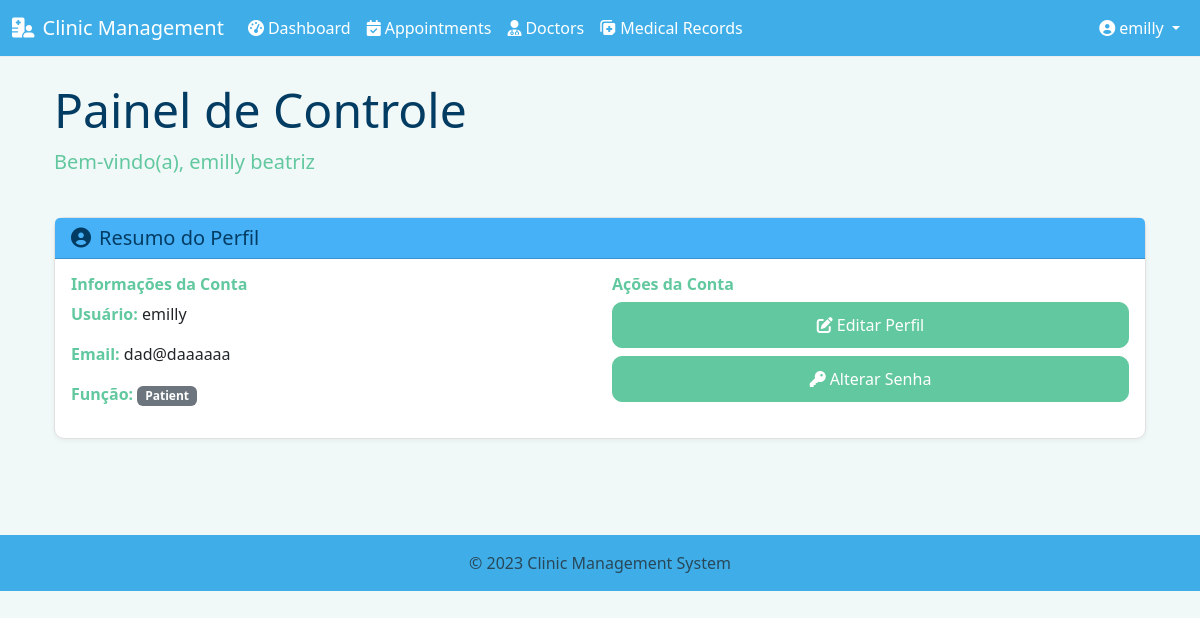
The page /auth/dashboard (signed in) on the database its author committed.
### models.py (models this page shows, shortened)
class User(UserMixin, db.Model):
    id = db.Column(db.Integer, primary_key=True)
    username = db.Column(db.String(64), unique=True, nullable=False)
    email = db.Column(db.String(120), unique=True, nullable=False)
    password_hash = db.Column(db.String(256), nullable=False)
    role = db.Column(db.Enum(UserRole), nullable=False)
    first_name = db.Column(db.String(50))
    last_name = db.Column(db.String(50))
    created_at = db.Column(db.DateTime, default=datetime.utcnow)
    updated_at = db.Column(db.DateTime, default=datetime.utcnow, onupdate=datetime.utcnow)
    doctor_profile = db.relationship('Doctor', backref='user', uselist=False, cascade='all, delete-orphan')
    patient_profile = db.relationship('Patient', backref='user', uselist=False, cascade='all, delete-orphan')

### routes/auth.py (the view)
@auth_bp.route('/dashboard')
@login_required
def dashboard():
    user_data = {
        'username': current_user.username,
        'email': current_user.email,
        'role': current_user.role.value,
        'first_name': current_user.first_name,
        'last_name': current_user.last_name
    }
    if current_user.role == UserRole.PATIENT and current_user.patient_profile:
        from routes.appointments import get_patient_appointments
        appointments = get_patient_appointments(current_user.patient_profile.id)
        return render_template('dashboard.html', user=user_data, appointments=appointments)
    elif current_user.role == UserRole.DOCTOR and current_user.doctor_profile:
        from routes.appointments import get_doctor_appointments
        appointments = get_doctor_appointments(current_user.doctor_profile.id)
        return render_template('dashboard.html', user=user_data, appointments=appointments)
    return render_template('dashboard.html', user=user_data)

### app.py (called while the page is built)
@login_manager.user_loader
def load_user(user_id):
    from models import User
    return User.query.get(int(user_id))

### routes/appointments.py (called while the page is built)
def get_patient_appointments(patient_id):
    return Appointment.query.filter_by(patient_id=patient_id).order_by(Appointment.appointment_date.desc(), Appointment.appointment_time.desc()).all()

### templates/dashboard.html (shortened to what this page needs)
{% extends "layout.html" %}
{% block content %}
<div class="container">
    <div class="row mb-4">
        <div class="col">
            <h1 class="display-5">Painel de Controle</h1>
            <p class="lead">Bem-vindo(a), {{ user.first_name }} {{ user.last_name }}</p>
        </div>
    </div>
    <div class="row mb-4">
        <div class="col-12">
            <div class="card">
                <div class="card-header bg-primary text-white">
                    <h5 class="card-title mb-0">
                        <i class="fas fa-user-circle me-2"></i>Resumo do Perfil
                    </h5>
                </div>
                <div class="card-body">
                    <div class="row">
                        <div class="col-md-6">
                            <h6 class="fw-bold">Informações da Conta</h6>
                            <p><strong>Usuário:</strong> {{ user.username }}</p>
                            <p><strong>Email:</strong> {{ user.email }}</p>
                            <p><strong>Função:</strong> <span class="badge bg-secondary">{{ user.role|title }}</span></p>
                        </div>
                        <div class="col-md-6">
                            <h6 class="fw-bold">Ações da Conta</h6>
                            <div class="d-grid gap-2">
                                <a href="#" class="btn btn-sm btn-outline-primary">
                                    <i class="fas fa-edit me-1"></i>Editar Perfil
                                </a>
                                <a href="#" class="btn btn-sm btn-outline-secondary">
                                    <i class="fas fa-key me-1"></i>Alterar Senha
                                </a>
                            </div>
                        </div>
                    </div>
                </div>
            </div>
        </div>
    </div>
</div>
{% endblock %}

### templates/layout.html (shortened to what this page needs)
<head>
    <link rel="stylesheet" href="https://cdn.jsdelivr.net/npm/bootstrap@5.3.3/dist/css/bootstrap.min.css">
    <link rel="stylesheet" href="https://cdnjs.cloudflare.com/ajax/libs/font-awesome/6.0.0/css/all.min.css">
  <link rel="stylesheet" href="{{ url_for('static', filename='css/style.css') }}">
  <link rel="stylesheet" href="{{ url_for('static', filename='css/custom.css') }}">
</head>
<body>
    <nav class="navbar navbar-expand-lg navbar-dark bg-dark">
        <div class="container-fluid">
            <a class="navbar-brand" href="{{ url_for('auth.dashboard') }}">
                <i class="fas fa-hospital-user me-2"></i>Clinic Management
            </a>
            <div class="collapse navbar-collapse" id="navbarNav">
                <ul class="navbar-nav me-auto">
                    {% if current_user.is_authenticated %}
                        <li class="nav-item">
                            <a class="nav-link" href="{{ url_for('auth.dashboard') }}">
                                <i class="fas fa-tachometer-alt me-1"></i>Dashboard
                            </a>
                        </li>
                        <li class="nav-item">
                            <a class="nav-link" href="{{ url_for('appointments.list_appointments') }}">
                                <i class="fas fa-calendar-check me-1"></i>Appointments
                            </a>
                        </li>
                        <li class="nav-item">
                            <a class="nav-link" href="{{ url_for('doctors.list_doctors') }}">
                                <i class="fas fa-user-md me-1"></i>Doctors
                            </a>
                        </li>
                        <li class="nav-item">
                            <a class="nav-link" href="{{ url_for('medical_records.list_records') }}">
                                <i class="fas fa-notes-medical me-1"></i>Medical Records
                            </a>
                        </li>
                    {% endif %}
                </ul>
                <ul class="navbar-nav">
                    {% if current_user.is_authenticated %}
                        <li class="nav-item dropdown">
                            <a class="nav-link dropdown-toggle" href="#" id="userDropdown" role="button" data-bs-toggle="dropdown" aria-expanded="false">
                                <i class="fas fa-user-circle me-1"></i>{{ current_user.username }}
                            </a>
                        </li>
                    {% endif %}
                </ul>
            </div>
        </div>
    </nav>
    <div class="container mt-4">
        {% block content %}{% endblock %}
    </div>
    <footer class="footer mt-5 py-3 bg-dark">
        <div class="container text-center">
            <span class="text-muted">© 2023 Clinic Management System</span>
        </div>
    </footer>
</body>
</html>

### static/css/style.css (style rules this page uses)
body { min-height: 100vh; display: flex; flex-direction: column; }
.footer { margin-top: auto; }
.card { border-radius: 8px; box-shadow: 0 4px 8px rgba(0, 0, 0, 0.2); margin-bottom: 1.5rem; transition: transform 0.3s ease; }
.card-header { border-radius: 8px 8px 0 0; }

### static/css/custom.css (style rules this page uses)
h1, h2, h3 { color: var(--heading-color); font-weight: 600; }
h1 { color: var(--heading-principal); }
body { color: var(--text-color); background-color: var(--background-light); font-family: 'Segoe UI', Tahoma, Geneva, Verdana, sans-serif; }
a { color: var(--main-color); text-decoration: none; }
.btn, .btn-primary { background-color: var(--accent-color); border-color: var(--accent-color); color: white; display: inline-flex; align-items: center; justify-content: center; text-align: center; padding: 10px 20px; border-radius: 10px; font-weight: 500; font-size: 1rem; transition: background-color 0.2s ease; }
header, footer, .navbar, .footer { background-color: var(--header-footer-color) !important; color: white !important; }
header a, footer a, .navbar a, .footer a { color: white !important; text-decoration: none; }
.navbar { background-color: var(--header-footer-color); border-bottom: 1px solid #eee; }
.navbar a { color: white !important; }
.card { border: 1px solid #e0e0e0; border-radius: 10px; box-shadow: 0 2px 5px rgba(0,0,0,0.05); background-color: white; }
.card-title { color: var(--heading-color); }
.card-header.bg-dark, .card-header.bg-success, .card-header.bg-primary, .card-header.bg-info, .card-header.bg-warning, .card-header.bg-danger { background-color: var(--main-color) !important; color: white !important; }
.text-primary, .fw-bold, .lead, strong, b { color: var(--accent-color) !important; }
.btn, .btn-primary { display: inline-flex !important; align-items: center !important; justify-content: center !important; text-align: center !important; }

### rows shown on the page
User: username "emilly", first_name "emilly", last_name "beatriz", email "dad@daaaaaa", role "Patient"
